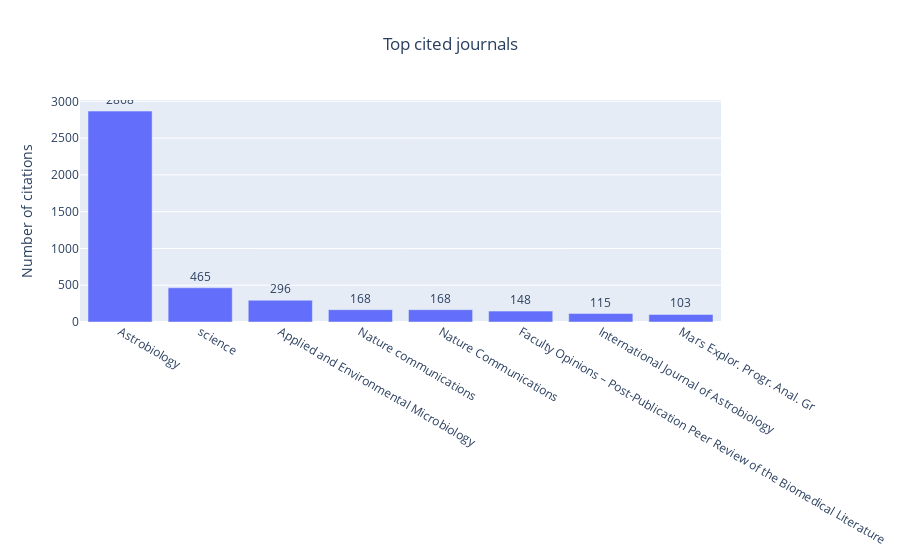

Write notebook code for a chart like this one.
### Markdown cell above
#### Top cited journals

### Code cell
fig_4 = plots.make_top_cited_journals(df)
fig_4.show()

### Figure 1 — Plotly figure (JSON) as saved in the notebook; plotly's stock layout.template omitted (floating-point values rounded to 4 significant figures)
{"data": [{"textangle": 0, "textposition": "outside", "texttemplate": "%{y}", "type": "bar", "x": ["Astrobiology", "science", "Applied and Environmental Microbiology", "Nature communications", "Nature Communications", "Faculty Opinions – Post-Publication Peer Review of the Biomedical Literature", "International Journal of Astrobiology", "Mars Explor. Progr. Anal. Gr"], "y": [2868, 465, 296, 168, 168, 148, 115, 103]}], "layout": {"title": {"text": "Top cited journals", "x": 0.5}, "yaxis": {"title": {"text": "Number of citations"}}}}
